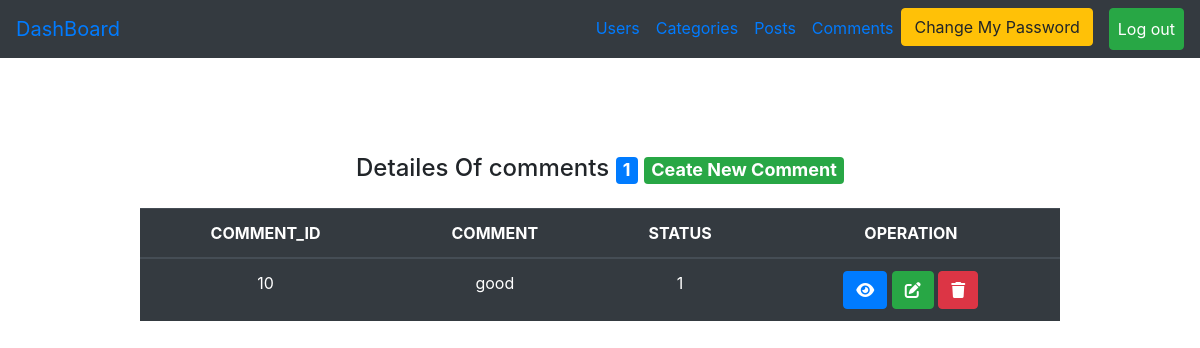
Page /Admin/comments.php (signed in) on the committed database.
### tables this page shows
CREATE TABLE `comments` (
  `comment_id` int(11) NOT NULL,
  `comment` varchar(255) NOT NULL,
  `status` enum('0','1') NOT NULL,
  `user_id` int(11) DEFAULT NULL,
  `post_id` int(11) DEFAULT NULL,
  `created_at` timestamp NULL DEFAULT NULL,
  `updated_at` timestamp NULL DEFAULT NULL
);

### Admin/comments.php (the view, shortened to what this page needs)
<?php
include("initials.php");
if (isset($_SESSION['login'])) {
    $page = "All";
    if ($page == "All") {
        $statment1 = $connect->prepare("SELECT * FROM comments");
        $statment1->execute();
        $usercount = $statment1->rowCount();
        $result = $statment1->fetchall();
?>
        <div class="container ">
            <div class="row">
                <div class="col-md-10 m-auto pt-5">
                    <h4 class="text-center mt-5 ">Detailes Of comments <span class="badge badge-primary"><?php echo $usercount ?></span>
                        <a class="badge badge-success" href="?page=create">Ceate New Comment</a>
                    </h4>
                    <table class="table table-dark text-center mt-4">
                        <thead>
                            <tr>
                                <th scope="col">COMMENT_ID</th>
                                <th scope="col">COMMENT</th>
                                <th scope="col">STATUS</th>
                                <th scope="col">OPERATION</th>
                            </tr>
                        </thead>
                        <tbody>
                            <?php
                            foreach ($result as $item) {
                            ?>
                                <tr>
                                    <td><?php echo $item['comment_id'] ?></td>
                                    <td><?php echo $item['comment'] ?></td>
                                    <td><?php echo $item['status'] ?></td>
                                    <td><a href="?page=show&comment_id=<?php echo $item['comment_id'] ?>" class="btn btn-primary"><i class="fa-solid fa-eye"></i></a>
                                        <a href="?page=edit&comment_id=<?php echo $item['comment_id'] ?>" class="btn btn-success"><i class="fa-solid fa-pen-to-square"></i></a>
                                        <a href="?page=delete&comment_id=<?php echo $item['comment_id'] ?>" class="btn btn-danger"><i class="fa-solid fa-trash"></i></a>
                                    </td>
                                </tr>
                            <?php
                            }
                            ?>
                        </tbody>
                    </table>
                </div>
            </div>
        </div>
    <?php
    } else if ($page == "show") {
        if (isset($_GET['comment_id'])) {
            $comment_id = $_GET['comment_id'];
        }
        $statment1 = $connect->prepare("SELECT * FROM comments WHERE	comment_id =?");
        $statment1->execute(array($comment_id));
        $item = $statment1->fetch();
    ?>
        <div class="container ">
            <div class="row">
                <div class="col-md-10 m-auto pt-5">
                    <table class="table table-dark mt-5 pt-5 text-center">
                        <thead>
                            <tr>
                                <th scope="col">COMMENT_ID</th>
                                <th scope="col">COMMENT</th>
                                <th scope="col">STATUS</th>
                                <th scope="col">USER_ID</th>
                                <th scope="col">POST_ID</th>
                                <th scope="col">CREATED_AT</th>
                                <th scope="col">UPDATED_AT</th>
                                <th scope="col">OPERATION</th>
                            </tr>
                        </thead>
                        <tbody>
                            <tr>
                                <td><?php echo $item['comment_id'] ?></td>
                                <td><?php echo $item['comment'] ?></td>
                                <td><?php echo $item['status'] ?></td>
                                <td><?php echo $item['user_id'] ?></td>
                                <td><?php echo $item['post_id'] ?></td>
                                <td><?php echo $item['created_at'] ?></td>
                                <td><?php echo $item['updated_at'] ?></td>
                                <td><a href="comments.php" class="btn btn-primary"><i class="fa-solid fa-arrow-right"></i></a></td>
                            </tr>
                        </tbody>
                    </table>
                </div>
            </div>
        </div>
    <?php
    } else if ($page == "delete") {
        if (isset($_GET['comment_id'])) {
            $comment_id = $_GET['comment_id'];
        }
        $statment = $connect->prepare("DELETE FROM comments WHERE comment_id =?");
        $statment->execute(array($comment_id));
        $_SESSION['message'] = "Deleted Sucessfully";
        header("Location:comments.php");
    } else if ($page == "create") {
        $statment1 = $connect->prepare("select user_id from users");
        $statment1->execute();
        $result = $statment1->fetchall();
        $statment2 = $connect->prepare("select post_id from posts");
        $statment2->execute();
        $element = $statment2->fetchall();
    ?>
        <div class="container ">
            <div class="row">
                <div class="col-md-10 pt-5 m-auto">
                    <h4 class="text-center">CREATE COMMENT PAGE</h4>
                    <form action="?page=savenew" method="post">
                        <label>COMMENT_ID</label>
                        <input type="text" name="comment_id" class="form-control mb-3 ">
                        <label>COMMENT</label>
                        <input type="text" name="comment" class="form-control mb-3">
                        <label>STATUS</label>
                        <select name="status" class="form-control mb-3">
                            <option value="1">active</option>
                            <option value="0">block</option>
                        </select>
                        <label>USER_ID</label>
                        <select name="user_id" class="form-control mb-4">
                            <?php
                            foreach ($result as $item) {
                            ?>
                                <option>
                                    <?php echo $item['user_id'] ?>
                                </option>
                            <?php
                            }
                            ?>
                        </select>
                        <label>POST_ID</label>
                        <select name="post_id" class="form-control mb-4">
                            <?php
                            foreach ($element as $item) {
                            ?>
                                <option>
                                    <?php echo $item['post_id'] ?>
                                </option>
                            <?php
                            }
                            ?>
                        </select>
                        <input type="submit" value="Create New Comment" class="form-control mt-3 btn btn-success ">
                    </form>
                </div>
            </div>
        </div>
    <?php
    } else if ($page == "savenew") {
        if ($_SERVER['REQUEST_METHOD'] == "POST") {
            $comment_id = $_POST['comment_id'];
            $comment = $_POST['comment'];
            $status = $_POST['status'];
            $user_id = $_POST['user_id'];
            $post_id = $_POST['post_id'];
            try {
                $statment = $connect->prepare("insert into comments
            (comment_id,comment,`status`,user_id,post_id,created_at)
            values(?,?,?,?,?,now())");
                $statment->execute(array($comment_id, $comment, $status, $user_id, $post_id));
                $_SESSION['message'] = "CREATED SUCESSFULLY";
                header("Location:comments.php");
            } catch (PDOException $e) {
                echo "<h4 class='text-center alert alert-danger'>DUPLICATED IN ID</h4>";
                header("Refresh:3;url=comments.php?page=create");
            }
        }
    } else if ($page == "edit") {
        if (isset($_GET['comment_id'])) {
            $comment_id = $_GET['comment_id'];
        }
        $statment = $connect->prepare("SELECT * FROM comments WHERE comment_id =?");
        $statment->execute(array($comment_id));
        $item = $statment->fetch();
    ?>
        <div class="container">
            <div class="row">
                <div class="col-md-10 mt-5">
                    <h4 class="text-center">UPDATE COMMENT PAGE</h4>
                    <form action="?page=update" method="post">
                        <label>COMMENT_ID</label>
                        <input type="hidden" name="old_id" value="<?php echo $item['comment_id']; ?>" class="form-control mb-3 ">
                        <input type="text" name="new_id" value="<?php echo $item['comment_id']; ?>" class="form-control mb-3 ">
                        <label>COMMENT</label>
                        <input type="text" name="comment" value="<?php echo $item['comment']; ?>" class="form-control mb-3">
                        <label>STATUS</label>
                        <select name="status" class="form-control mb-3">
                            <?php
                            if ($item['status'] == 1) {
                                echo '<option value="1" selected>active</option>';
                                echo '<option value="0">block</option>';
                            } else {
                                echo '<option value="1" >active</option> ';
                                echo  '<option value="0" selected>block</option>';
                            }
                            ?>
                        </select>
                        <input type="submit" value="Update User" class="form-control mt-3 btn btn-success ">
                    </form>
                </div>
            </div>
        </div>
    <?php
    } else if ($page == "update") {
        if ($_SERVER['REQUEST_METHOD'] == "POST") {
            $oldid = $_POST['old_id'];
            $newid = $_POST['new_id'];
            $comment = $_POST['comment'];
            $status = $_POST['status'];
        }
        try {
            $statment = $connect->prepare("update comments set
        comment_id=?,comment=?,`status`=?,updated_at=now()
        where comment_id=?");
            $statment->execute(array($newid, $comment, $status, $oldid));
            $_SESSION['message'] = "UPDATED SUCESSFULLY";
            header("Location:comments.php");
        } catch (PDOException $e) {
            echo "<h4 class='text-center alert alert-danger'>DUPLICATED IN ID</h4>";
            header("Refresh:3;url=comments.php?page=edit&comment_id=$oldid");
        }
    }
    ?>
<?php
} else {
    $_SESSION['message'] = "Please Login First";
    header("Location:../login.php");
}
include("Includes/temp/footer.php");
?>

### rows in the picture
comments: comment_id "10", comment "good", status "1"

### other values in the picture
$usercount "1"
